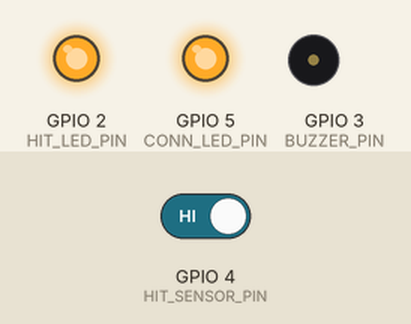
A sketch run on a simulated ESP32. Parts: output pins drawn as LEDs (lit = HIGH), buzzer (waves = sounding). The test bench sets the inputs (shaded band); at power-on: GPIO 4 (HIT_SENSOR_PIN) HIGH. Nothing arrives over Bluetooth unless stated; a phone connects over Bluetooth LE 3 s after start; pins used as bus, display or sensor lines are not drawn; what the sketch prints to the serial monitor is not drawn.

Above: at 1.2 s.
1.3 s: GPIO 4 (HIT_SENSOR_PIN) driven LOW
At 4.3 s:
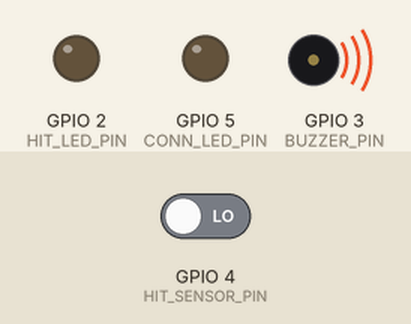
Timing chart, 0 to 5.8 s (numbered marks = the images above; inputs shaded):
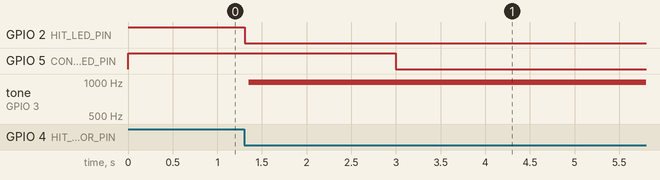

Measured:
- after the input at 1.3 s, GPIO 2 (HIT_LED_PIN): HIGH → LOW at once; tone on GPIO 3 (BUZZER_PIN): silent → 992 Hz after 0.05 s

The sketch:

epee_hit_BLE.ino
```cpp
#include <BLEDevice.h>
#include <BLEServer.h>
#include <BLEUtils.h>
#include <BLE2902.h>

// 引脚定义（新增连接状态LED引脚GPIO5）
#define HIT_SENSOR_PIN 4    // 击中信号输入引脚
#define HIT_LED_PIN 2       // 击中提示LED引脚（原LED）
#define CONN_LED_PIN 5      // 蓝牙连接状态LED引脚（新增）
#define BUZZER_PIN 3        // 蜂鸣器引脚

// 蓝牙相关定义（保持不变）
#define SERVICE_UUID        "4fafc201-1fb5-459e-8fcc-c5c9c331914b"
#define CHARACTERISTIC_UUID "beb5483e-36e1-4688-b7f5-ea07361b26a8"

// 全局变量
BLEServer* pServer = NULL;
BLECharacteristic* pCharacteristic = NULL;
bool deviceConnected = false;  // 蓝牙连接状态
bool hitDetected = false;      // 击中检测状态
unsigned long lastHitTime = 0; // 防重复触发计时
const unsigned long hitDebounceTime = 500; // 防抖时间500ms

// 蓝牙连接回调类（修改：连接/断开时控制连接状态LED）
class MyServerCallbacks: public BLEServerCallbacks {
  void onConnect(BLEServer* pServer) {
    deviceConnected = true;
    digitalWrite(CONN_LED_PIN, LOW); // 连接成功：连接状态LED常亮（根据接线调整电平）
    Serial.println("蓝牙已连接，连接状态LED常亮");
  };

  void onDisconnect(BLEServer* pServer) {
    deviceConnected = false;
    digitalWrite(CONN_LED_PIN, HIGH); // 断开连接：连接状态LED熄灭
    // 断开后重启蓝牙广播
    pServer->startAdvertising();
    Serial.println("蓝牙已断开，连接状态LED熄灭，重启广播");
  }
};

// 蜂鸣器发声函数（保持不变）
void buzzerBeep(int duration) {
  for (int i = 0; i < duration * 1000 / 2; i++) {
    digitalWrite(BUZZER_PIN, HIGH);
    delayMicroseconds(500);
    digitalWrite(BUZZER_PIN, LOW);
    delayMicroseconds(500);
  }
}

void setup() {
  // 引脚初始化（新增连接状态LED）
  pinMode(HIT_SENSOR_PIN, INPUT_PULLUP);
  pinMode(HIT_LED_PIN, OUTPUT);
  pinMode(CONN_LED_PIN, OUTPUT); // 初始化新增LED引脚
  pinMode(BUZZER_PIN, OUTPUT);

  // 默认状态：击中LED灭、连接LED灭、蜂鸣器静音
  digitalWrite(HIT_LED_PIN, HIGH);
  digitalWrite(CONN_LED_PIN, HIGH);
  digitalWrite(BUZZER_PIN, LOW);

  // 串口初始化
  Serial.begin(115200);

  // 蓝牙初始化（保持不变）
  BLEDevice::init("Fencing_Sword_Red"); // 另一台设为Fencing_Sword_Green
  pServer = BLEDevice::createServer();
  pServer->setCallbacks(new MyServerCallbacks());

  BLEService* pService = pServer->createService(SERVICE_UUID);
  pCharacteristic = pService->createCharacteristic(
                      CHARACTERISTIC_UUID,
                      BLECharacteristic::PROPERTY_READ |
                      BLECharacteristic::PROPERTY_WRITE |
                      BLECharacteristic::PROPERTY_NOTIFY
                    );
  pCharacteristic->addDescriptor(new BLE2902());
  pService->start();

  BLEAdvertising* pAdvertising = BLEDevice::getAdvertising();
  pAdvertising->addServiceUUID(SERVICE_UUID);
  pAdvertising->setScanResponse(true);
  pAdvertising->setMinPreferred(0x06);
  pAdvertising->setMinPreferred(0x12);
  BLEDevice::startAdvertising();
  Serial.println("蓝牙已启动，等待连接...");
}

void loop() {
  // 读取击中信号（保持不变）
  int hitState = digitalRead(HIT_SENSOR_PIN);
  unsigned long currentTime = millis();

  // 击中检测逻辑（保持不变）
  if (hitState == LOW && !hitDetected && (currentTime - lastHitTime) > hitDebounceTime) {
    hitDetected = true;
    lastHitTime = currentTime;

    // 击中提示：原有LED亮+蜂鸣器响
    digitalWrite(HIT_LED_PIN, LOW);
    buzzerBeep(500);
    digitalWrite(HIT_LED_PIN, HIGH);

    // 蓝牙发送击中信号（保持不变）
    if (deviceConnected) {
      pCharacteristic->setValue("HIT");
      pCharacteristic->notify();
      Serial.println("击中信号已发送：HIT");
    } else {
      Serial.println("蓝牙未连接，信号未发送");
    }
  }

  // 重置击中状态（保持不变）
  if (hitState == HIGH && hitDetected) {
    hitDetected = false;
  }

  delay(10);
}
```
